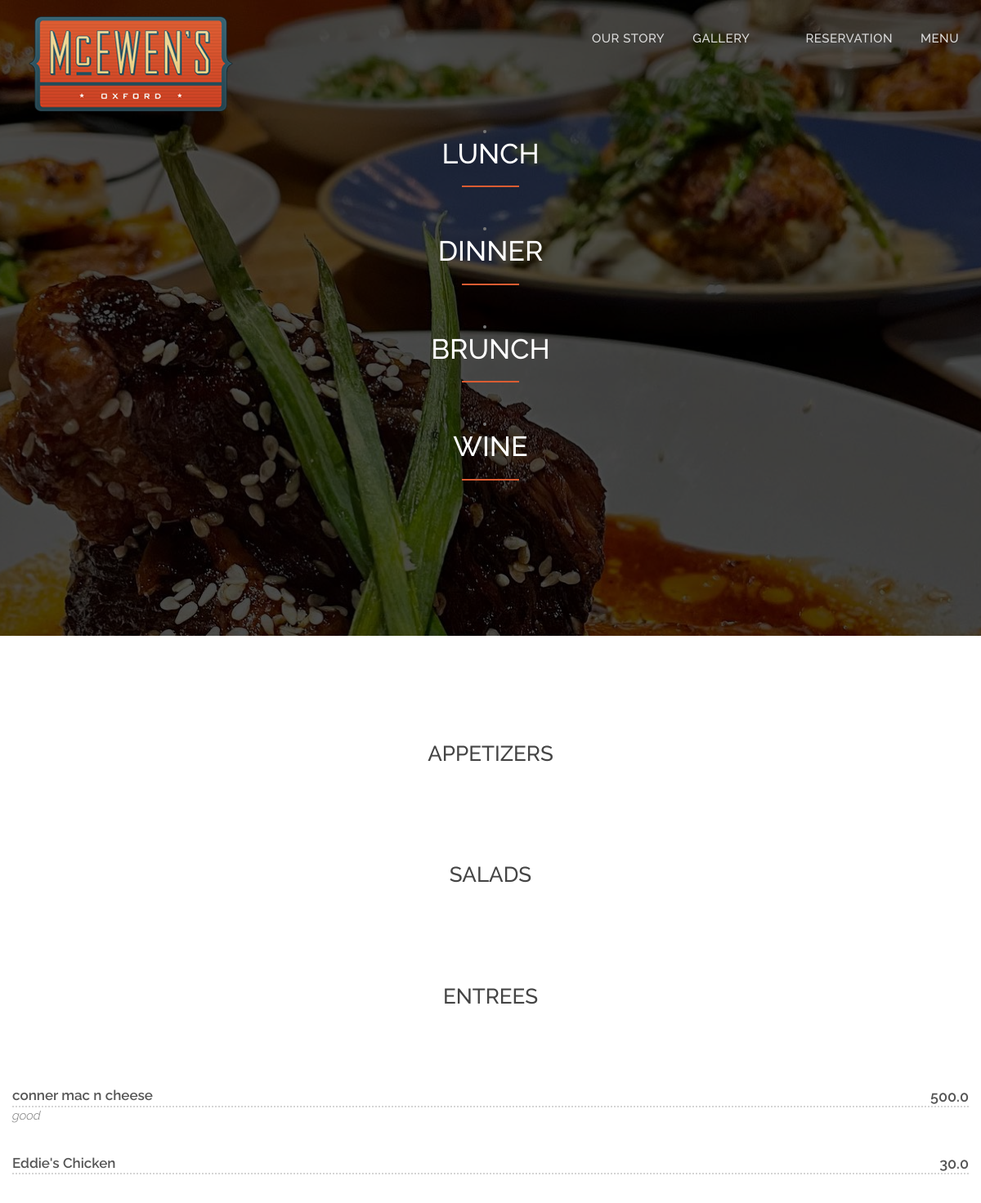
The page /dinner/ on the database as committed earlier.
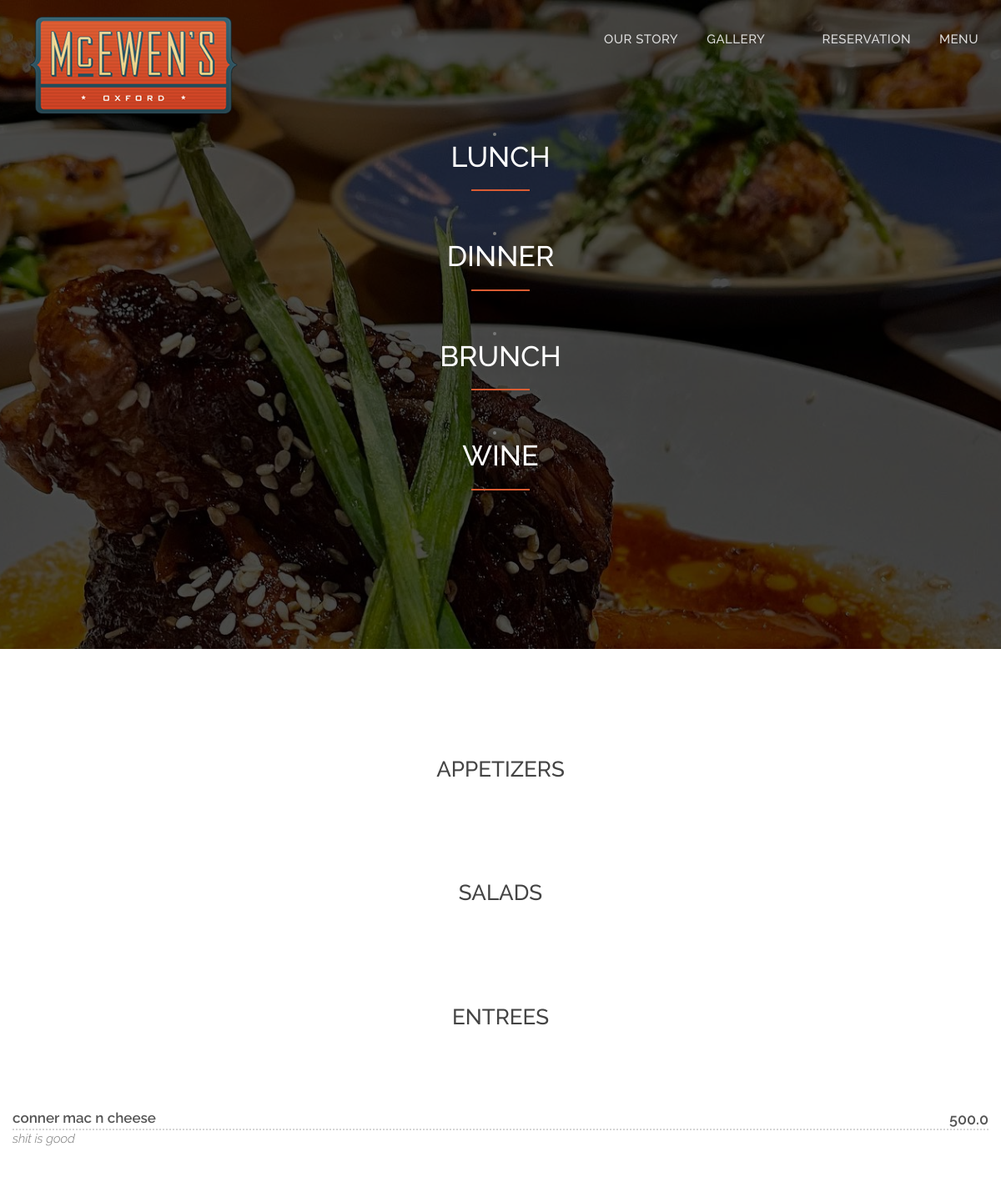
The same page on the database as committed later.
### mcewens/models.py (models this page shows)
class MenuItem(models.Model):
    name = models.CharField(max_length=50)
    CATEGORY_CHOICES = (
        ("Brunch", "Brunch"),
        ("Lunch", "Lunch"),
        ("Dinner", "Dinner"),
        ("Wine and Cocktails", "Wine and Cocktails"),
    )
    category = models.CharField(choices=CATEGORY_CHOICES, max_length=50)
    TYPE_CHOICES = (
        ("Appetizers", "Appetizers"),
        ("Salads", "Salads"),
        ("Entrees", "Entrees"),
        ("Sandwiches", "Sandwiches"),
        ("Desserts", "Desserts"),
        ("Wine", "Wine"),
        ("Cocktails", "Cocktails"),
    )
    item_type = models.CharField(choices=TYPE_CHOICES, max_length=50, blank=True)
    description = models.TextField(max_length=200, blank=True)
    price = models.FloatField()
    CURRENT_CHOICES = (
        (1, "On menu"),
        (0, "Not on menu"),
    )
    current = models.IntegerField(default=1, choices=CURRENT_CHOICES)
    class Meta:
        unique_together = ("name", "category")

### mcewens/views.py (the view)
# urls.py: path("dinner/", dinner_view, name="dinner"),
def dinner_view(request):
    TYPES = (
        "Appetizers",
        "Salads",
        "Entrees",
    )
    dinner_item = get_current_by_category("Dinner").values()
    return render(request, "dinner.html", {"types": TYPES, "items": dinner_item})

### mcewens/models.py (called while the page is built)
def get_current_by_category(cat):
    return MenuItem.objects.filter(category=cat, current=1)

### mcewens/templates/dinner.html (shortened to what this page needs)
{% extends 'index.html' %} {% block content%}
<div id="restaurant-menu-dinner">
  <div class="section-title text-center center">
    <div class="overlay">
      <li>
        <a id="lunch-link" href="{% url 'lunch' %}" class="page-scroll">
          <h2>Lunch</h2>
        </a>
      </li>
      <hr />
      <li>
        <a id="dinner-link" href="{% url 'dinner' %}" class="page-scroll">
          <h2>Dinner</h2>
        </a>
      </li>
      <hr />
      <li>
        <a id="brunch-link" href="{% url 'brunch' %}" class="page-scroll">
          <h2>Brunch</h2>
        </a>
      </li>
      <hr />
      <li>
        <a id="wine-link" href="{% url 'wine' %}" class="page-scroll">
          <h2>Wine</h2>
        </a>
      </li>
      <hr />
    </div>
  </div>
  <div class="container">
    <div class="row">
   {% for type in types %}
      <div class="container">
        <div class="row">
           <div class="overlay">
            <h2 class="menu-section-title">{{ type }}</h2>
            <div class="overlay">
              <div class="container">
                <div class="row">
                    {% for item in items %} {% if item.item_type == type %}
                    <div class="menu-item">
                      <div class="menu-item-name">{{ item.name }}</div>
                      <div class="menu-item-price">{{ item.price }}</div>
                      <div class="menu-item-description">{{ item.description }}</div>
                    </div>
                    {% endif %} {% endfor %} {% endfor %}
                  </div>
                  {% endblock content%}

Rows that differ between the two databases and show on the page:
removed MenuItem: name "Eddie's Chicken", price "30.0"
changed MenuItem "conner mac n cheese": description "good" → "shit is good"
